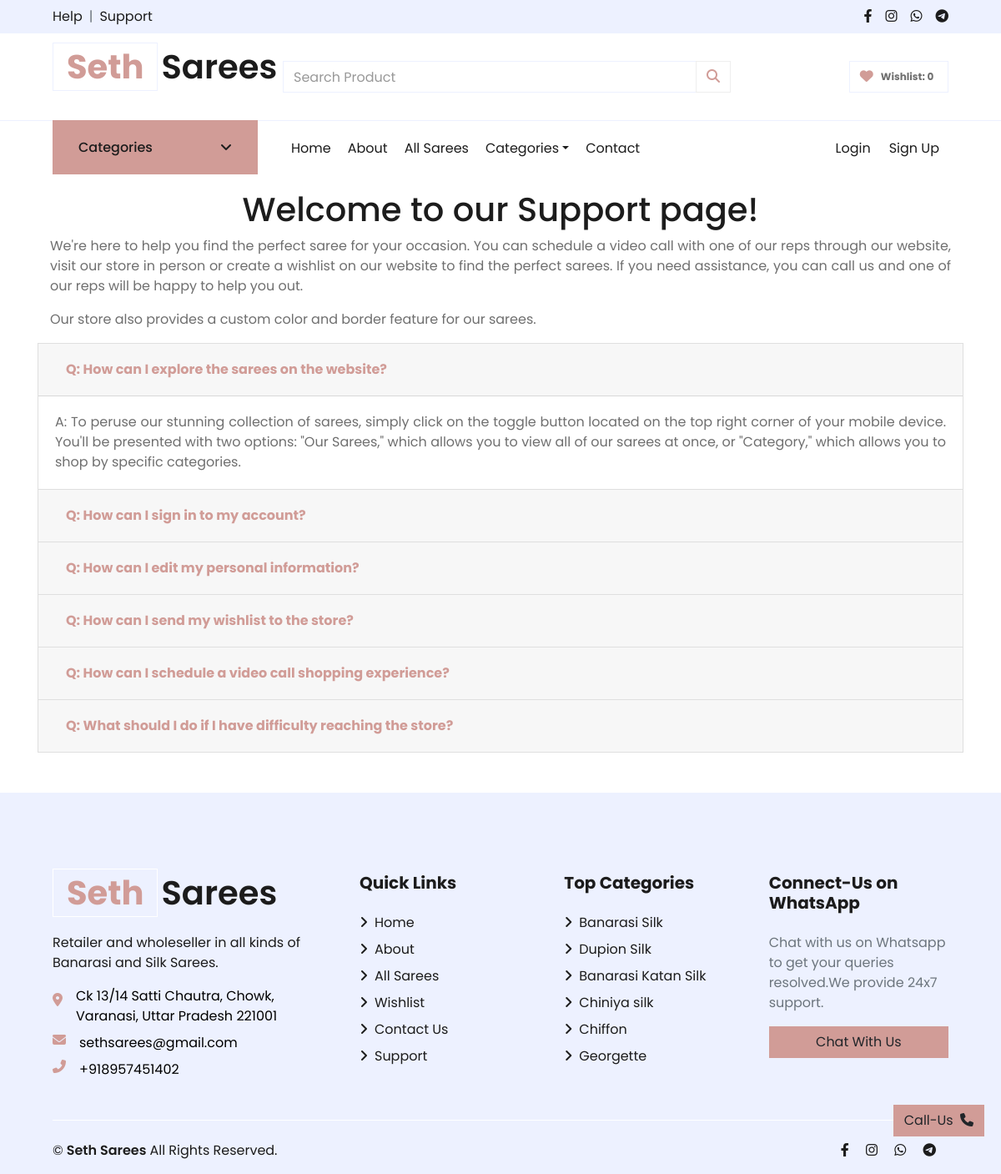
Screenshot of /support with the database file from the repository.
### store/models/faqs.py (models this page shows, shortened)
class Faqs(models.Model):
    question=models.TextField( default='' , null=True , blank=True)
    answer=models.TextField( default='' , null=True , blank=True)

### store/models/category.py (models this page shows, shortened)
class Category(models.Model):
    name = models.CharField(max_length=50)
    image = models.ImageField(default='',upload_to='uploads/category_img/')
    description = models.TextField( default='' , null=True , blank=True)
    alt_text = models.CharField(max_length=100, default='', null=True, blank=True)
    meta_title = models.CharField(max_length=255, default='', null=True, blank=True)
    meta_tags = models.CharField(max_length=255, default='', null=True, blank=True)
    meta_description = models.TextField(default='', null=True, blank=True)
    def __str__(self):
        return self.name

### store/views/support.py (the view)
# urls.py: path('support',show_support,name='support'),
def show_support(request):
    data = initial_data
    error_msg=None
    error_msg = request.GET.get('error_msg')
    data['error_msg'] = error_msg
    customer_id = request.session.get('customer')
    data['wishlist_len']=0
    if customer_id:
        customer = Customer.objects.get(id=customer_id)
        wishlist_len = len(Wishlist.objects.filter(customer=customer_id))
        data['wishlist_len'] = wishlist_len
    faqs=Faqs.objects.all()
    data['faqs']=faqs
    data['title']="Seth Sarees Support - Video Calls, Wishlists, In-Store Assistance & More"
    data['meta_description']='We at Seth Sarees are here to help you find the perfect saree for your occasion. You can schedule a video call with one of our reps through our website, visit Seth Sarees store in person or create a wishlist on our website to find the perfect sarees. If you need assistance, you can call us and one of our reps will be happy to help you out. Our store also provides a custom color and border feature for our sarees.'
    data['meta_tags']='Seth Sarees,Support, find perfect saree, occasion, video call, reps, website, visit store, wishlist, assistance, custom color, border feature'
    return render(request, 'support.html', data)

### store/templates/support.html (shortened to what this page needs)
{% extends 'base.html' %}
{% load static %}
{% block content %}
<div class="container">
    <div class="container">
        <h1 class="text-center">Welcome to our Support page!</h1>
        <p class="text-justify">We're here to help you find the perfect saree for your occasion. You can schedule a video call with one of our reps through our website, visit our store in person or create a wishlist on our website to find the perfect sarees. If you need assistance, you can call us and one of our reps will be happy to help you out.</p>
        <p class="text-justify">Our store also provides a custom color and border feature for our sarees.</p>
    </div>
    <div class="row">
      <div class="col-12">
        <div class="accordion" id="faqAccordion">
          <div class="accordion" id="faqAccordion">
            {% for faq in faqs %}
            <div class="card">
              <div class="card-header" id="heading{{forloop.counter}}">
                <h5 class="mb-0">
                  <button class="btn btn-link {% if forloop.first %}show active{% endif %}" type="button" data-toggle="collapse" data-target="#collapse{{forloop.counter}}" aria-expanded="{% if forloop.first %}true{% else %}false{% endif %}" aria-controls="collapse{{forloop.counter}}" >
                   <b> Q: {{faq.question}}</b>
                  </button>
                </h5>
              </div>
              <div id="collapse{{forloop.counter}}" class="collapse {% if forloop.first %}show{% endif %}" aria-labelledby="heading{{forloop.counter}}" data-parent="#faqAccordion">
                <div class="card-body text-justify">
                  A: {{faq.answer|safe}}
                </div>
              </div>
            </div>
            {% endfor %}
          </div>
        </div>
      </div>
    </div>
  </div>
{% endblock content %}

### store/templates/base.html (shortened to what this page needs)
<!DOCTYPE html>
<html lang="en">
    {% load static %}
<head>
    <link rel="stylesheet" href="https://cdnjs.cloudflare.com/ajax/libs/font-awesome/6.2.1/css/all.min.css" />
    <link href="{% static '/store/lib/owlcarousel/assets/owl.carousel.min.css' %}" rel="stylesheet">
    <link rel="stylesheet" href="https://unpkg.com/aos@next/dist/aos.css" />
    <link href="{% static '/store/css/style.css' %}" rel="stylesheet">
</head>
<body>
    <div class="container-fluid">
        <div class="row bg-secondary py-2 px-xl-5 justify-content-between">
            <div class="col-6">
                <div class="d-inline-flex align-items-center">
                    <a class="text-dark" target="_blank" href="https://wa.me/{{phone_no}}?text=Hello,+I+needed+some+help+related+to+your+store">Help</a>
                    <span class="text-muted px-2">|</span>
                    <a class="text-dark" target="_blank" href="/support">Support</a>
                </div>
            </div>
            <div class="col-6 d-flex justify-content-end">
                <div class="d-inline-flex align-items-center">
                    <a class="text-dark px-2" href="https://www.facebook.com/profile.php?id=100089091092224" target="_blank">
                        <i class="fab fa-facebook-f"></i>
                    </a>
                    <a class="text-dark px-2" href="https://www.instagram.com/seth_sarees/" target="_blank">
                        <i class="fab fa-instagram"></i>
                    </a>
                    <a class="text-dark px-2" href="https://wa.me/{{phone_no}}?text=Hello,+I+am+interested+in+knowing+more+about+your+Store" target="_blank">
                        <i class="fab fa-whatsapp"></i>
                    </a>
                    <a class="text-dark pl-2" href="" target="_blank">
                        <i class="fab fa-telegram"></i>
                    </a>
                </div>
            </div>
        </div>
        <div class="row align-items-center py-3 px-xl-5">
            <div class="col-lg-3 d-none d-lg-block">
                <a href='/' class="text-decoration-none">
                    <h1 class="mb-4 display-5 font-weight-semi-bold"><span class="text-primary font-weight-bold border px-3 mr-1">Seth</span>Sarees</h1>
                </a>
            </div>
            <div class="col-lg-6 col-7 text-left pr-0 mr-0">
                <div class="search-container">
                    <form method="GET" action="/search" class="searchForm" autocomplete="off">
                                        <div class="input-group">
                                            <input type="text" class="form-control border-right-0" placeholder="Search Product" name="search" id="search" autocomplete="off">
                                            <div class="input-group-append">
                                                <button class="btn btn-outline-primary  rounded-0" type="submit" autocomplete="off" style="border-color:#eeeeee;">
                                                    <i class="fa fa-search" ></i>
                                                </button>
                                            </div>
                                        </div>
                        </form>
                    </div>
            </div>
            <div class="col-lg-3 col-5 text-right">
                <a href="/wishlist?next={{ request.get_full_path }}" class="btn border ">
                    <i class="fas fa-heart text-primary"></i>
                    <span class="badge">Wishlist: {{wishlist_len}}</span>
                </a>
            </div>
        </div>
    </div>
    <div class="container-fluid mb-3 ">
        <div class="row border-top px-xl-5">
            <div class="col-lg-3 d-none d-lg-block">
                <a class="btn shadow-none d-flex align-items-center justify-content-between bg-primary text-white w-100" data-toggle="collapse" href="#navbar-vertical" style="height: 65px; margin-top: -1px; padding: 0 30px;">
                    <h6 class="m-0">Categories</h6>
                    <i class="fa fa-angle-down text-dark"></i>
                </a>
            </div>
            <div class="col-lg-9">
                <nav class="navbar navbar-expand-lg bg-light navbar-light py-3 py-lg-0 px-0">
                    <div class="collapse navbar-collapse justify-content-between" id="navbarCollapse">
                        <div class="navbar-nav mr-auto py-0">
                            <a href="/" class="nav-item nav-link {% if request.path == '/' %}active{% endif %}">Home</a>
                            <a href="/about" class="nav-item nav-link {% if request.path == '/about' %}active{% endif %}">About</a>
                            <a href="/store" class="nav-item nav-link  {%if request.path == '/store/'  %} active {% endif %}">All Sarees </a>
                            <div class="nav-item dropdown">
                                <a href="#" class="nav-link dropdown-toggle" data-toggle="dropdown">Categories</a>
                            </div>
                            <a href="/contact" class="nav-item nav-link {% if request.path == '/contact' %}active{% endif %}">Contact</a>
                        </div>
                        <div class="navbar-nav ml-auto py-0">
                            {%if not request.session.customer%}
                            <span class="nav-item nav-link m-0 p-0">
                            <button type="button" class="btn text-dark btn-transparent nav-item nav-link" data-toggle="modal" data-target="#loginModal">Login
                            </button></span>
                            <span class="nav-item nav-link m-0 p-0">
                            <button type="button" class="btn text-dark btn-transparent nav-item nav-link" data-toggle="modal" data-target="#signupModal">Sign Up
                            </button>       </span>
                            {%endif%}
                        </div>
                    </div>
                </nav>
            </div>
        </div>
    </div>
        {%block content%}
        {%endblock%}
    <footer class="container-fluid bg-secondary text-dark mt-5 pt-5">
        <div class="row px-xl-5 pt-5">
            <div class="col-lg-4 col-md-12 mb-5 pr-3 pr-xl-5" itemscope itemtype="http://schema.org/LocalBusiness">
                <a href="/" class="text-decoration-none">
                    <h1 itemprop="name" class="mb-4 display-5 font-weight-semi-bold"><span class="text-primary font-weight-bold border border-white px-3 mr-1">Seth</span>Sarees</h1>
                </a>
                <p>Retailer and wholeseller in all kinds of Banarasi and Silk Sarees.</p>
                <div itemprop="address" itemscope itemtype="http://schema.org/PostalAddress">
                    <div class="d-flex mb-2">
                      <i class="fa m-0 pt-2 fa-map-marker-alt text-primary mr-3"></i>
                      <div>
                        <a href="https://www.google.com/search?q=seth%20sarees&oq=seth&aqs=chrome.0.69i59j69i57j69i59j69i60j69i61l2j69i60.1882j0j4&sourceid=chrome&ie=UTF-8&tbs=lf:1,lf_ui:10&tbm=lcl&sxsrf=ALiCzsaSynD1unvd0ebaW9NJ0Fx-3SjwXA:1671827345404&rflfq=1&num=10&rldimm=527673046138865702&lqi=CgtzZXRoIHNhcmVlc0iz8qLwsq6AgAhaHRAAEAEYABgBIgtzZXRoIHNhcmVlcyoGCAIQABABkgEXZGVzaWduZXJfY2xvdGhpbmdfc3RvcmU&phdesc=J3chXqvknqQ&ved=2ahUKEwjjtbGYypD8AhVH03MBHdmAB1gQvS56BAgYEAE&sa=X&rlst=f#rlfi=hd:;si:527673046138865702,l,CgtzZXRoIHNhcmVlc0iz8qLwsq6AgAhaHRAAEAEYABgBIgtzZXRoIHNhcmVlcyoGCAIQABABkgEXZGVzaWduZXJfY2xvdGhpbmdfc3RvcmU,y,J3chXqvknqQ;mv:[[25.6578831,83.0200176],[25.2926608,82.8717667]];tbs:lrf:!1m4!1u3!2m2!3m1!1e1!2m1!1e3!3sIAE,lf:1,lf_ui:10" target="_blank" style="color:black;">
                          <span itemprop="streetAddress">{{streetAddress}},</span>
                          <span itemprop="addressLocality">{{addressLocality}}</span>
                          <span itemprop="addressRegion"> {{addressRegion}}</span>
                          <span itemprop="postalCode">{{postalCode}}</span>
                        </a>
                      </div>
                    </div>
                    <div class="d-flex mb-2">
                      <i class="fa fa-envelope text-primary mr-3"></i>
                      <div>
                        <a itemprop="email" href="mailto:sethsarees@gmail.com" target="_blank" style="color:black;">{{email}}</a>
                      </div>
                    </div>
                    <div class="d-flex mb-0">
                      <i class="fa fa-phone-alt text-primary mr-3"></i>
                      <div>
                        <a itemprop="telephone" href="tel:+{{phone_no}}" style="color:black;"> +{{phone_no}}</a>
                      </div>
                    </div>
                  </div>
            </div>
            <div class="col-lg-8 col-md-12">
                <div class="row">
                    <div class="col-md-4 mb-5">
                        <h5 class="font-weight-bold text-dark mb-4">Quick Links</h5>
                        <div class="d-flex flex-column justify-content-start">
                            <a class="text-dark mb-2" href="/"><i class="fa fa-angle-right mr-2"></i>Home</a>
                            <a class="text-dark mb-2" href="/about"><i class="fa fa-angle-right mr-2"></i>About</a>
                            <a class="text-dark mb-2" href="/store"><i class="fa fa-angle-right mr-2"></i>All Sarees</a>
                            <a class="text-dark mb-2" href="/wishlist"><i class="fa fa-angle-right mr-2"></i>Wishlist</a>
                            <a class="text-dark mb-2" href="/contact"><i class="fa fa-angle-right mr-2"></i>Contact Us</a>
                            <a class="text-dark mb-2" target="_blank" href="/support"><i class="fa fa-angle-right mr-2"></i>Support</a>
                        </div>
                    </div>
                    <div class="col-md-4 mb-5">
                        <h5 class="font-weight-bold text-dark mb-4">Top Categories</h5>
                        <div class="d-flex flex-column justify-content-start">
                            {% for category in categories|slice:":6" %}
                            <a class="text-dark mb-2" href="{% url 'category' category.id %}"><i class="fa fa-angle-right mr-2"></i>{{category}} </a>
                            {% endfor %}
                        </div>
                    </div>
                    <div class="col-md-4 mb-3" >
                        <h5 class="font-weight-bold text-dark mb-4">Connect-Us on WhatsApp</h5>
                        <div class="d-flex flex-column ">
                            <p class=text-muted>Chat with us on Whatsapp to get your queries resolved.We provide 24x7 support.</p>
                            <a href="https://wa.me/{{phone_no}}?text=Hello,+I+am+interested+in+knowing+more+about+your+Store" target="_blank" class="btn btn-primary px-3 w-100">Chat With Us</a>
                        </div>
                    </div>
                </div>
            </div>
        </div>
        <div class="row border-top border-light mx-xl-5 pt-4">
            <div class="col-md-6 px-xl-0">
                <p class="mb-md-0 text-center text-md-left text-dark">
                    <div class=" d-flex align-items-center">
                        &copy; <a class="px-1 text-dark font-weight-semi-bold" href="#">Seth Sarees</a> All Rights Reserved.
                    </div>
                </p>
            </div>
            <div class="col-md-6 px-xl-0">
                <div class="col  text-center  text-sm-right ">
                        <a class="text-dark px-2" href="https://www.facebook.com/profile.php?id=100089091092224" target="_blank">
                            <i class="fab fa-facebook-f"></i>
                        </a>
                        <a class="text-dark px-2" href="https://www.instagram.com/seth_sarees/" target="_blank">
                            <i class="fab fa-instagram"></i>
                        </a>
                        <a class="text-dark px-2" href="https://wa.me/{{phone_no}}?text=Hello,+I+am+interested+in+knowing+more+about+your+Store" target="_blank">
                            <i class="fab fa-whatsapp"></i>
                        </a>
                        <a class="text-dark pl-2" href="">
                            <i class="fab fa-telegram"></i>
                        </a>
                </div>
            </div>
        </div>
    </footer>
    {% if  not request.GET.signup_error_msg%}
    <button   class="btn btn-primary sticky-btn" onclick="window.location.href='tel:+{{phone_no}}'">Call-Us <span class="pl-1"><i class="fa fa-phone" ></i></span></button>
    {%endif%}
</body>

### rows the page displays
Faqs: question "How can I explore the sarees on the website?", answer "To peruse our stunning collection of sarees, simply click on the toggle button located on the top right corner of your mobile device. You'll be presented with two options: \"Our Sarees,\" which allows you to view all of our sarees at once, or \"Category,\" which allows you to shop by specific categories."
Faqs: question "How can I sign in to my account?"
Faqs: question "How can I edit my personal information?"
Faqs: question "How can I send my wishlist to the store?"
Faqs: question "How can I schedule a video call shopping experience?"
Faqs: question "What should I do if I have difficulty reaching the store?"
Category: name "Banarasi Silk"
Category: name "Dupion Silk"
Category: name "Banarasi Katan Silk"
Category: name "Chiniya silk"
Category: name "Chiffon"
Category: name "Georgette"

### other values shown
{{ wishlist_len }} "0"
{{ streetAddress }} "Ck 13/14 Satti Chautra"
{{ addressLocality }} "Chowk, Varanasi,"
{{ addressRegion }} "Uttar Pradesh"
{{ postalCode }} "221001"
{{ email }} "sethsarees@gmail.com"
{{ phone_no }} "918957451402"
